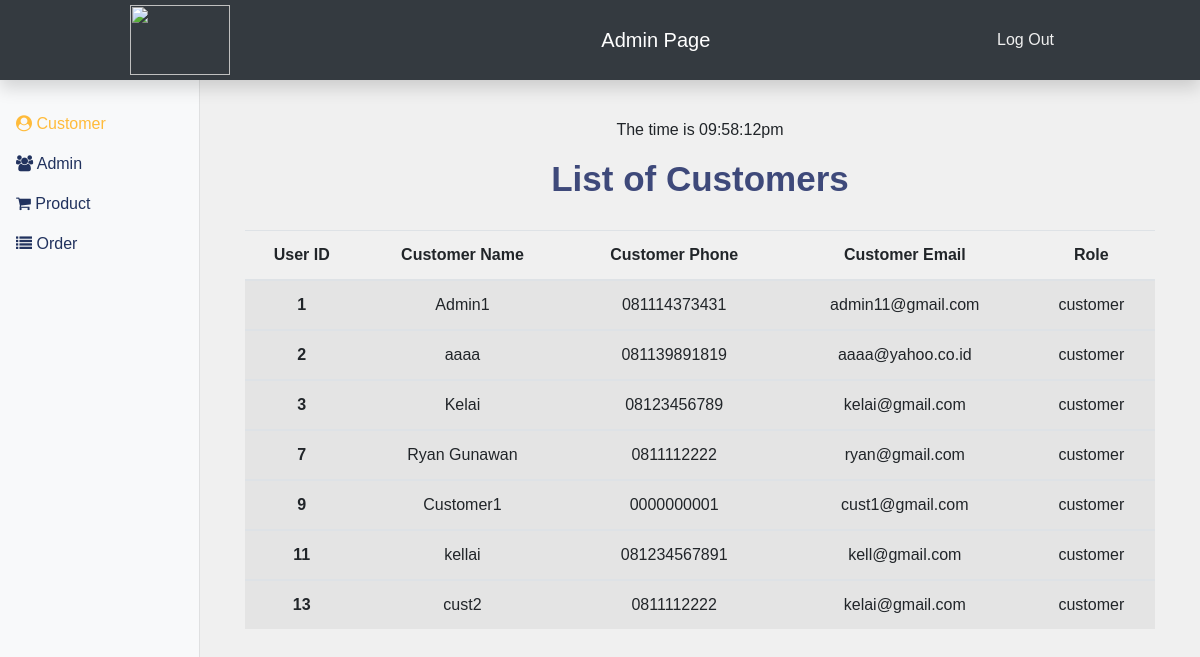
Page /admin_cust.php (signed in) on the committed database.
### tables this page shows
CREATE TABLE `user` (
  `user_id` int(11) NOT NULL,
  `user_name` char(50) NOT NULL,
  `user_telephone` varchar(20) NOT NULL,
  `user_email` varchar(50) NOT NULL,
  `user_password` varchar(255) NOT NULL,
  `user_role` char(10) NOT NULL
);

### admin_cust.php (the view, shortened to what this page needs)
<!doctype html>
<html lang="en">
<head>
    <link rel="stylesheet" href="https://maxcdn.bootstrapcdn.com/bootstrap/4.1.3/css/bootstrap.min.css">
    <link href="https://maxcdn.bootstrapcdn.com/font-awesome/4.7.0/css/font-awesome.min.css" rel="stylesheet">
</head>
<?php
$source = "mysql:host=localhost;dbname=printerest";
$conn = new PDO($source, "root", "");
$sql = "SELECT * FROM user WHERE user_role = 'customer'";
$result = $conn->prepare($sql);
$result->execute();
?>
<body>
    <header>
        <nav class="navbar navbar-dark fixed-top bg-dark flex-md-nowrap p-0 shadow">
            <div class="container">
                <a class="navbar-brand" href="admin_cust.php">
                    <img class="logo" src="assets/logo2.png" />
                    <a class="navbar-brand col-sm-3 col-md-1 mr-0 ml-4" href="#">Admin Page</a>
                </a>
                <ul class="navbar-nav px-3">
                    <li class="nav-item text-nowrap">
                        <a class="nav-link" href="logout_admin.php"
                            onclick="return confirm('Are you sure you want to log out from your account?')">Log Out</a>
                    </li>
                </ul>
            </div>
        </nav>
    </header>
    <div class="container-fluid mt-5">
        <div class="row">
            <nav class="col-md-2 d-none d-md-block bg-light sidebar">
                <div class="sidebar-sticky">
                    <ul class="nav flex-column">
                        <li class="nav-item">
                            <a class="nav-link active" href="admin_cust.php">
                                <i class="fa fa-user-circle fa-1x"></i></i>
                                Customer
                            </a>
                        </li>
                        <li class="nav-item">
                            <a class="nav-link" href="admin.php">
                                <i class="fa fa-users fa-1x"></i></i>
                                Admin
                            </a>
                        </li>
                        <li class="nav-item">
                            <a class="nav-link" href="admin_product.php">
                                <i class="fa fa-shopping-cart fa-1x"></i></i>
                                Product
                            </a>
                        </li>
                        <li class="nav-item">
                            <a class="nav-link" href="admin_order.php">
                                <i class="fa fa-list fa-1x"></i></i>
                                Order
                            </a>
                        </li>
                    </ul>
                </div>
            </nav>
            <div class="container text-center" style="margin-top: 70px; margin-bottom: 70px;">
                <?php
            echo "The time is " . date("h:i:sa");
            ?>
                <div class="col mt-3">
                    <table class="table table-striped table-hover">
                        <h1>List of Customers</h1>
                        <thead>
                            <tr>
                                <th scope="col">User ID</th>
                                <th scope="col">Customer Name</th>
                                <th scope="col">Customer Phone</th>
                                <th scope="col">Customer Email</th>
                                <th scope="col">Role</th>
                            </tr>
                            <?php
                        while ($row = $result->fetch()) :
                        ?>
                        </thead>
                        <tbody>
                            <tr>
                                <th scope="row"><?php echo $row['user_id']; ?></th>
                                <td>
                                    <?php echo $row['user_name']; ?>
                                </td>
                                <td>
                                    <?php echo $row['user_telephone']; ?>
                                </td>
                                <td>
                                    <?php echo $row['user_email']; ?>
                                </td>
                                <td>
                                    <?php echo $row['user_role']; ?>
                                </td>
                            </tr>
                            <?php
                        endwhile;
                    ?>
                        </tbody>
                    </table>
                </div>
            </div>
        </div>
    </div>
</body>
</html>

### admin_cust.php (style rules this page uses)
html { margin: 0; padding: 0; }
body { font-family: Verdana, Geneva, Tahoma, sans-serif; background-color: #F0F0F0; margin: 0; padding: 0; }
.navbar-dark .navbar-nav .nav-link { color: #F0F0F0; }
.sidebar { top: 0; bottom: 0; left: 0; z-index: 100; padding: 48px 0 0; box-shadow: inset -1px 0 0 rgba(0, 0, 0, .1); }
.sidebar-sticky { position: relative; top: 0; height: calc(100vh - 48px); padding-top: .5rem; overflow-x: hidden; overflow-y: auto; }
.sidebar .nav-link { font-weight: 500; color: #21325E; }
.sidebar .nav-link.active, .sidebar .nav-link:hover { color: #FFBB3A; }
.logo { width: 100px; height: 70px; }
h1 { text-align: center; color: #3E497A; font-size: 35px; font-weight: 550; margin-bottom: 30px; }
@media all and (min-width: 768px) { .container { width: 768px; } }
@media all and (min-width: 992px) { .container { width: 970px; } }

### rows in the picture
user: user_id "1", user_name "Admin1", user_telephone "081114373431", user_email "admin11@gmail.com", user_role "customer"
user: user_id "2", user_name "aaaa", user_telephone "081139891819", user_email "aaaa@yahoo.co.id", user_role "customer"
user: user_id "3", user_name "Kelai", user_telephone "08123456789", user_email "kelai@gmail.com", user_role "customer"
user: user_id "7", user_name "Ryan Gunawan", user_telephone "0811112222", user_email "ryan@gmail.com", user_role "customer"
user: user_id "9", user_name "Customer1", user_telephone "0000000001", user_email "cust1@gmail.com", user_role "customer"
user: user_id "11", user_name "kellai", user_telephone "081234567891", user_email "kell@gmail.com", user_role "customer"
user: user_id "13", user_name "cust2", user_telephone "0811112222", user_email "kelai@gmail.com", user_role "customer"
